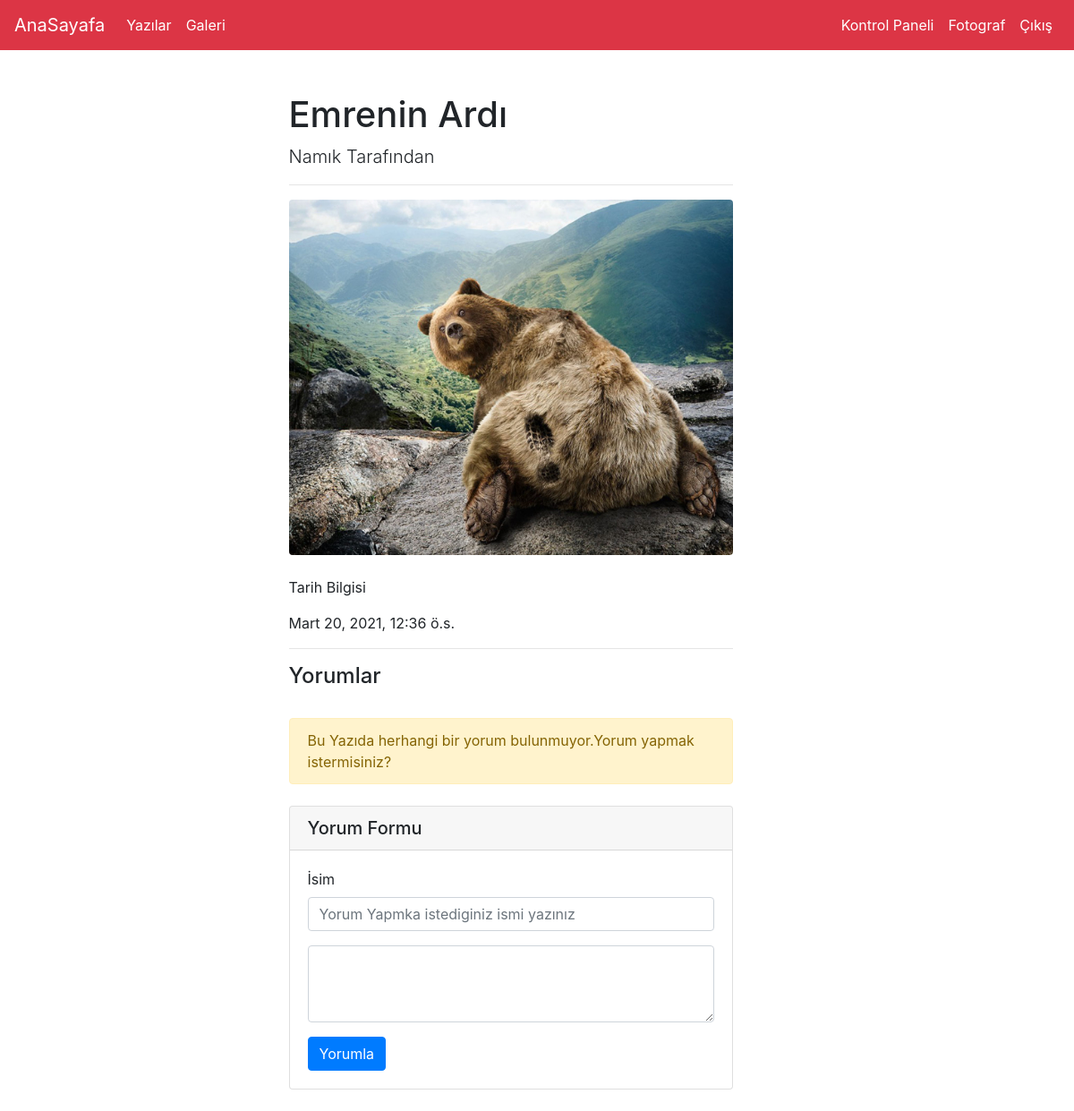
The app's page /articles/foto/5 (signed in) with its own data.
### article/models.py (models this page shows)
class Foto(models.Model):
    owner = models.ForeignKey('auth.User',on_delete=models.CASCADE,verbose_name='Yazar')
    title = models.CharField(max_length= 55,verbose_name='Başlık')
    created_date = models.DateTimeField(auto_now_add=True,verbose_name='Oluşturulma Tarihi')
    article_image = models.FileField(blank=True,null=True,verbose_name='Makleye Fotograf ekle')

### article/views.py (the view)
# urls.py: path('foto/<int:id>', views.detailF,name = 'detailF'),
@login_required(login_url= 'user:loginUser')
def detailF(request,id):
    article = get_object_or_404(Foto,id = id)
    return render(request,'detailF.html',{'article':article})

### templates/detailF.html (shortened to what this page needs)
{% extends "layout.html" %}
{% block body %}
<div class="row">
<div class="col-md-8 offset-md-3">
      <div class="col-lg-8">
        <h1 class="mt-4">{{article.title}}</h1>
        <p class="lead">
            {{article.owner.username}}
            Tarafından
        </p>
        <hr>
        <img class="img-fluid rounded" src="{{article.article_image.url}}" alt="">
        <br><br>
        <p>Tarih Bilgisi</p>
            {{article.created_date}}
        <hr>
        <h4>Yorumlar</h4>
        <br>
        {% if addcomments %}
        {% for addcomment in addcomments  %}
        <div class="media mb-4">
          <img class="d-flex mr-3 rounded-circle" src="http://placehold.it/50x50">
          <h5 class="mt-0">{{addcomment.comment_author}}</h5>
            {{addcomment.comment_content}} <br>
            {{addcomment.comment_date}}
          </div>
        </div>
        {% endfor %}
        {% else %}
        <div class ='alert alert-warning'>
        Bu Yazıda herhangi bir yorum bulunmuyor.Yorum yapmak istermisiniz?</div>
        {% endif %}
        <div class="card my-4">
          <h5 class="card-header">Yorum Formu</h5>
          <div class="card-body">
            <form method = 'Post' action = '{% url "article:addcomment" article.id%}'>
                <div class="form-group">
                <label for="formGroupExampleInput">İsim</label>
                <input name = 'comment_author' type="text" class="form-control" id="formGroupExampleInput" placeholder="Yorum Yapmka istediginiz ismi yazınız">
                </div>
                <div class="form-group">
                <textarea name = 'comment_content' class="form-control" rows="3"></textarea>
              </div>
              <button type="submit" class="btn btn-primary">Yorumla</button>
            </form>
          </div>
        </div>
          </div>
          </div>
      </div>
{% endblock body %}

### records on screen
Foto: title "Emrenin Ardı", owner.username "Namık", article_image (picture), created_date "Mart 20, 2021, 12:36 ö.s."
